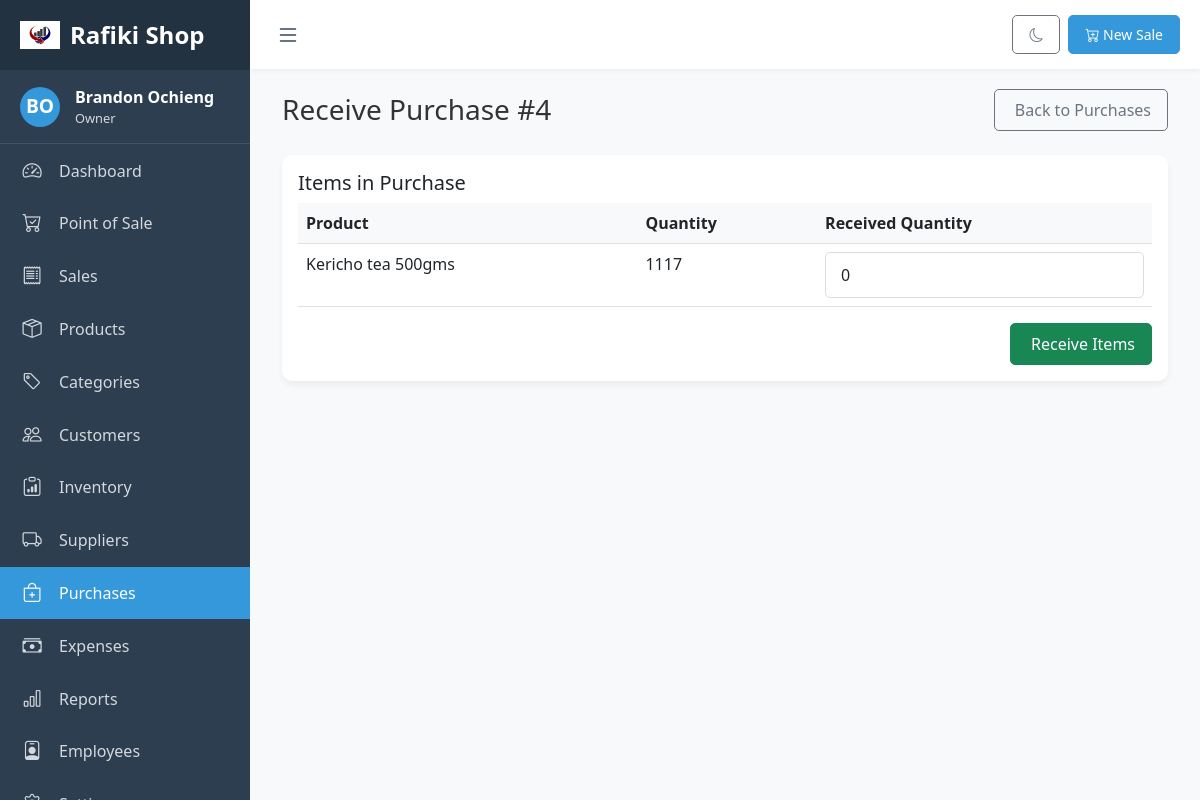
Screenshot of /pos/purchases/4/receive/ (signed in) with the database file from the repository.
### pos_app/models.py (models this page shows, shortened)
class Business(models.Model):
    BUSINESS_TYPE_CHOICES = [
        ('Type1', 'Type 1'),
        ('Type2', 'Type 2'),
    ]
    CURRENCY_SYMBOL_CHOICES = [
        ('$', '$ - US Dollar'),
        ('€', '€ - Euro'),
        ('£', '£ - British Pound'),
        ('¥', '¥ - Japanese Yen'),
        ('₹', '₹ - Indian Rupee'),
        ('₩', '₩ - South Korean Won'),
        ('KSh', 'KSh - Kenyan Shilling'),  # Added Kenyan Shilling
    ]
    name = models.CharField(max_length=255)
    business_type = models.CharField(max_length=50, choices=BUSINESS_TYPE_CHOICES, default='Type1')
    address = models.TextField(blank=True, null=True)
    phone = models.CharField(max_length=20, blank=True, null=True)
    email = models.EmailField(blank=True, null=True)
    website = models.URLField(blank=True, null=True)
    logo = models.ImageField(upload_to='business_logos/', blank=True, null=True)
    tax_rate = models.DecimalField(max_digits=5, decimal_places=2, default=0.00)
    currency_symbol = models.CharField(max_length=5, choices=CURRENCY_SYMBOL_CHOICES, default='$')
    owner = models.ForeignKey(User, on_delete=models.CASCADE, related_name='owned_businesses')
    created_at = models.DateTimeField(auto_now_add=True)
    updated_at = models.DateTimeField(auto_now=True)

class Purchase(models.Model):
    STATUS_CHOICES = [
        ('pending', 'Pending'),
        ('received', 'Received'),
        ('partially_received', 'Partially Received'),
        ('cancelled', 'Cancelled'),
    ]
    supplier = models.ForeignKey(Supplier, on_delete=models.CASCADE, related_name='purchases')
    reference_number = models.CharField(max_length=50)
    status = models.CharField(max_length=20, choices=STATUS_CHOICES, default='pending')
    total_amount = models.DecimalField(max_digits=10, decimal_places=2, default=0)
    notes = models.TextField(blank=True, null=True)
    business = models.ForeignKey(Business, on_delete=models.CASCADE, related_name='purchases')
    created_by = models.ForeignKey(User, on_delete=models.CASCADE, related_name='purchases')
    created_at = models.DateTimeField(auto_now_add=True)
    updated_at = models.DateTimeField(auto_now=True)

class PurchaseItem(models.Model):
    purchase = models.ForeignKey(Purchase, on_delete=models.CASCADE, related_name='items')
    product = models.ForeignKey(Product, on_delete=models.CASCADE, related_name='purchase_items')
    quantity = models.PositiveIntegerField(default=1)
    unit_price = models.DecimalField(max_digits=10, decimal_places=2)
    received_quantity = models.PositiveIntegerField(default=0)
    subtotal = models.DecimalField(max_digits=10, decimal_places=2)

class Product(models.Model):
    UNIT_CHOICES = [
        ('pcs', 'Pieces'),
        ('kg', 'Kilograms'),
        ('ltr', 'Liters'),
        ('box', 'Boxes'),
    ]
    name = models.CharField(max_length=255)
    description = models.TextField(blank=True, null=True)
    sku = models.CharField(max_length=50, blank=True, null=True)
    barcode = models.CharField(max_length=50, blank=True, null=True)
    category = models.ForeignKey(Category, on_delete=models.SET_NULL, null=True, blank=True, related_name='products')
    purchase_price = models.DecimalField(max_digits=10, decimal_places=2, validators=[MinValueValidator(0)])
    selling_price = models.DecimalField(max_digits=10, decimal_places=2, validators=[MinValueValidator(0)])
    stock_quantity = models.PositiveIntegerField(default=0)
    unit = models.CharField(max_length=10, choices=UNIT_CHOICES, default='pcs')  # New unit field
    image = models.ImageField(upload_to='product_images/', blank=True, null=True)
    is_active = models.BooleanField(default=True)
    business = models.ForeignKey(Business, on_delete=models.CASCADE, related_name='products')
    created_at = models.DateTimeField(auto_now_add=True)
    updated_at = models.DateTimeField(auto_now=True)

### pos_app/views.py (the view, shortened to what this page needs)
# urls.py: path('purchases/<int:pk>/receive/', views.purchase_receive, name='purchase_receive'),
@login_required
def purchase_receive(request, pk):
    business = get_business_for_user(request.user)
    if not business:
        return redirect('pos:business_setup')
    role = get_user_role(request.user, business)
    if role not in ['owner', 'admin', 'manager', 'inventory']:
        messages.error(request, 'You do not have permission to receive purchases')
        return redirect('pos:purchase_list')
    purchase = get_object_or_404(Purchase, pk=pk, business=business)
    items = purchase.items.all()
    context = {
        'business': business,
        'role': role,
        'purchase': purchase,
        'items': items,
    }
    return render(request, 'pos_app/purchase_receive.html', context)

### pos_app/templates/pos_app/purchase_receive.html (shortened to what this page needs)
{% extends 'pos_app/base.html' %}
{% block content %}
<div class="container-fluid">
    <div class="d-flex justify-content-between align-items-center mb-4">
        <h1 class="h3 mb-0 text-gray-800">Receive Purchase #{{ purchase.id }}</h1>
        <div>
            <a href="{% url 'pos:purchase_list' %}" class="btn btn-outline-secondary">
                 Back to Purchases
            </a>
        </div>
    </div>
    <div class="card">
        <div class="card-body">
            <form method="post">
                <h5 class="card-title">Items in Purchase</h5>
                <div class="table-responsive">
                    <table class="table table-hover mb-0">
                        <thead>
                            <tr>
                                <th>Product</th>
                                <th>Quantity</th>
                                <th>Received Quantity</th>
                            </tr>
                        </thead>
                        <tbody>
                            {% for item in items %}
                                <tr>
                                    <td>{{ item.product.name }}</td>
                                    <td>{{ item.quantity }}</td>
                                    <td>
                                        <input type="number" name="received_qty_{{ item.id }}" class="form-control" min="0" max="{{ item.quantity|add:'0' }}" value="{{ item.received_quantity }}" title="Received Quantity" placeholder="Enter received quantity">
                                    </td>
                                </tr>
                            {% endfor %}
                        </tbody>
                    </table>
                </div>
                <div class="d-grid gap-2 d-md-flex justify-content-md-end mt-3">
                    <button type="submit" class="btn btn-success">
                         Receive Items
                    </button>
                </div>
            </form>
        </div>
    </div>
</div>
{% endblock %}

### pos_app/templates/pos_app/base.html (shortened to what this page needs)
<!DOCTYPE html>
<html lang="en">
<head>
    {% load static %}
    <link href="https://cdn.jsdelivr.net/npm/bootstrap@5.3.0/dist/css/bootstrap.min.css" rel="stylesheet">
    <link rel="stylesheet" href="https://cdn.jsdelivr.net/npm/bootstrap-icons@1.10.5/font/bootstrap-icons.css">
    <link rel="stylesheet" href="https://cdn.jsdelivr.net/npm/select2@4.1.0-rc.0/dist/css/select2.min.css">
    <link rel="stylesheet" href="https://cdn.jsdelivr.net/npm/select2-bootstrap-5-theme@1.3.0/dist/select2-bootstrap-5-theme.min.css">
    <link rel="stylesheet" href="https://cdn.jsdelivr.net/npm/daterangepicker/daterangepicker.css">
    <link rel="stylesheet" href="https://cdn.jsdelivr.net/npm/sweetalert2@11.0.19/dist/sweetalert2.min.css">
    <link rel="stylesheet" href="{% static 'css/base.css' %}">
</head>
<body>
    {% if user.is_authenticated and business %}
    <div class="sidebar" id="sidebar">
        <div class="sidebar-header">
            {% if business.logo %}
            <img src="{{ business.logo.url }}" alt="{{ business.name }}" class="logo-icon">
            {% else %}
            <div class="logo-icon user-avatar">
                <i class="bi bi-shop"></i>
            </div>
            {% endif %}
            <div class="logo-text">{{ business.name }}</div>
        </div>
        <div class="user-info">
            <div class="user-avatar">
                {{ user.first_name|first|upper }}{{ user.last_name|first|upper }}
            </div>
            <div class="user-details">
                <div class="user-name">{{ user.get_full_name }}</div>
                <div class="user-role">{{ role|title }}</div>
            </div>
        </div>
        <ul class="nav flex-column">
            <li class="nav-item">
                <a href="{% url 'pos:dashboard' %}" class="nav-link {% if request.resolver_match.url_name == 'dashboard' %}active{% endif %}">
                    <i class="bi bi-speedometer2"></i>
                    <span>Dashboard</span>
                </a>
            </li>
            <li class="nav-item">
                <a href="{% url 'pos:pos' %}" class="nav-link {% if request.resolver_match.url_name == 'pos' %}active{% endif %}">
                    <i class="bi bi-cart-check"></i>
                    <span>Point of Sale</span>
                </a>
            </li>
            <li class="nav-item">
                <a href="{% url 'pos:sales_list' %}" class="nav-link {% if 'sale' in request.resolver_match.url_name %}active{% endif %}">
                    <i class="bi bi-receipt"></i>
                    <span>Sales</span>
                </a>
            </li>
            <li class="nav-item">
                <a href="{% url 'pos:product_list' %}" class="nav-link {% if 'product' in request.resolver_match.url_name %}active{% endif %}">
                    <i class="bi bi-box-seam"></i>
                    <span>Products</span>
                </a>
            </li>
            <li class="nav-item">
                <a href="{% url 'pos:category_list' %}" class="nav-link {% if 'category' in request.resolver_match.url_name %}active{% endif %}">
                    <i class="bi bi-tag"></i>
                    <span>Categories</span>
                </a>
            </li>
            <li class="nav-item">
                <a href="{% url 'pos:customer_list' %}" class="nav-link {% if 'customer' in request.resolver_match.url_name %}active{% endif %}">
                    <i class="bi bi-people"></i>
                    <span>Customers</span>
                </a>
            </li>
            {% if role in 'owner,admin,manager,inventory' %}
            <li class="nav-item">
                <a href="{% url 'pos:inventory_list' %}" class="nav-link {% if 'inventory' in request.resolver_match.url_name %}active{% endif %}">
                    <i class="bi bi-clipboard-data"></i>
                    <span>Inventory</span>
                </a>
            </li>
            <li class="nav-item">
                <a href="{% url 'pos:supplier_list' %}" class="nav-link {% if 'supplier' in request.resolver_match.url_name %}active{% endif %}">
                    <i class="bi bi-truck"></i>
                    <span>Suppliers</span>
                </a>
            </li>
            <li class="nav-item">
                <a href="{% url 'pos:purchase_list' %}" class="nav-link {% if 'purchase' in request.resolver_match.url_name %}active{% endif %}">
                    <i class="bi bi-bag-plus"></i>
                    <span>Purchases</span>
                </a>
            </li>
            {% endif %}
            {% if role in 'owner,admin,manager' %}
            <li class="nav-item">
                <a href="{% url 'pos:expense_list' %}" class="nav-link {% if 'expense' in request.resolver_match.url_name %}active{% endif %}">
                    <i class="bi bi-cash-stack"></i>
                    <span>Expenses</span>
                </a>
            </li>
            <li class="nav-item">
                <a href="{% url 'pos:reports' %}" class="nav-link {% if request.resolver_match.url_name == 'reports' %}active{% endif %}">
                    <i class="bi bi-bar-chart"></i>
                    <span>Reports</span>
                </a>
            </li>
            {% endif %}
            {% if role in 'owner,admin,manager' %}
            <li class="nav-item">
                <a href="{% url 'pos:employee_list' %}" class="nav-link {% if 'employee' in request.resolver_match.url_name %}active{% endif %}">
                    <i class="bi bi-person-badge"></i>
                    <span>Employees</span>
                </a>
            </li>
            {% endif %}
            {% if role in 'owner,admin' %}
            <li class="nav-item">
                <a href="{% url 'pos:settings' %}" class="nav-link {% if request.resolver_match.url_name == 'settings' %}active{% endif %}">
                    <i class="bi bi-gear"></i>
                    <span>Settings</span>
                </a>
            </li>
            {% endif %}
        </ul>
    </div>
    <div class="main-content" id="main-content">
        <div class="top-navbar">
            <button class="toggle-sidebar" id="toggle-sidebar" title="Toggle Sidebar">
                <i class="bi bi-list"></i>
            </button>
            <div class="navbar-actions">
                <button class="btn btn-sm btn-outline-secondary" id="toggle-dark-mode" title="Toggle Dark Mode">
                    <i class="bi bi-moon"></i>
                </button>
                {% if role in 'owner,admin,manager,cashier' %}
                <a href="{% url 'pos:pos' %}" class="btn btn-sm btn-primary ms-2">
                    <i class="bi bi-cart-plus"></i> New Sale
                </a>
                {% endif %}
            </div>
        </div>
        <div class="content-wrapper fade-in">
            {% block content %}{% endblock %}
        </div>
    </div>
    {% else %}
    <div class="auth-wrapper fade-in">
        {% block auth_content %}{% endblock %}
    </div>
    {% endif %}
</body>
</html>

### rows the page displays
Business: logo (picture), name "Rafiki Shop"
Purchase: id "4"
PurchaseItem: product.name "Kericho tea 500gms", quantity "1117", received_quantity "0"

### other values shown
{{ user.first_name|first|upper }} "B"
{{ user.last_name|first|upper }} "O"
{{ user.get_full_name }} "Brandon Ochieng"
{{ role|title }} "Owner"
